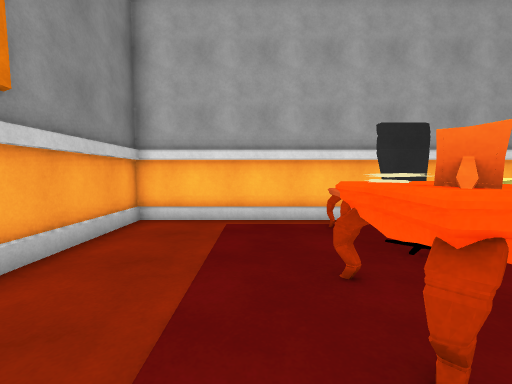
view 1 (above)

14 first-person views from a walk through a scene from a Unity 3-D project. The camera is 1.4 m above the floor, tilts 4° down and sees 90° across. The floor is counted in squares, 1 m on a side. Each view is taken from the middle of a square. On the plan, view 1 faces up. The plan holds only what a view shows up to about 13 squares ahead; the rest is blank. The place goes on beyond the plan. Some surface patterns are stand-ins.

view 2
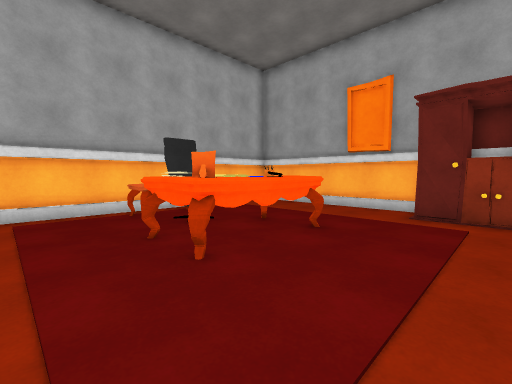

view 3
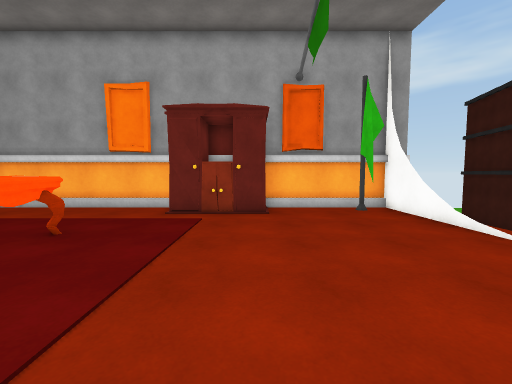

view 4
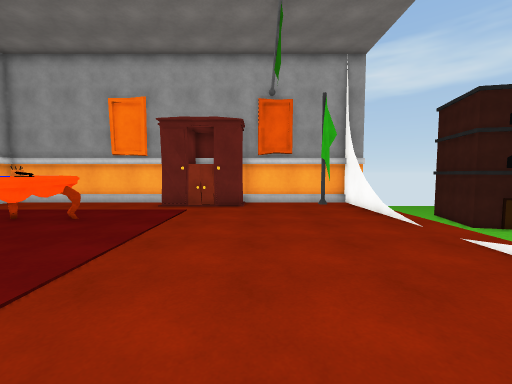

view 5
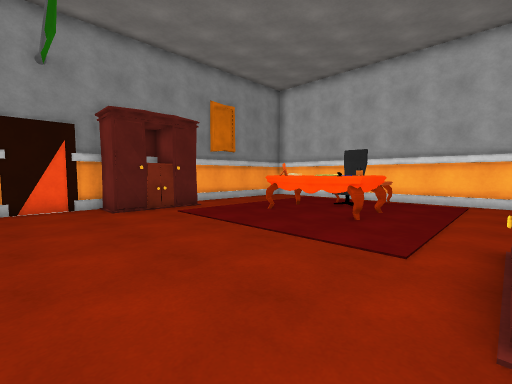

view 6
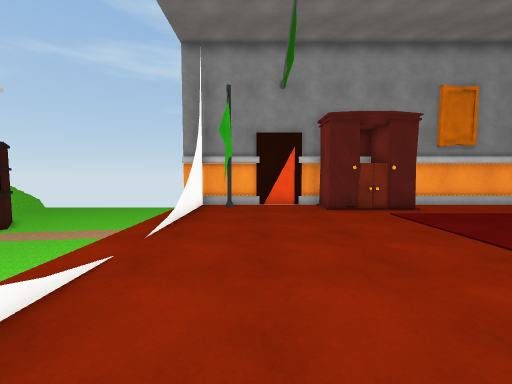

view 7
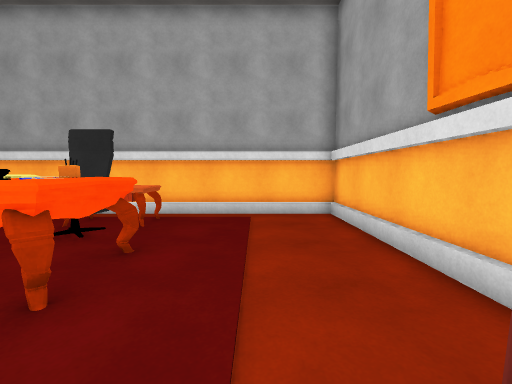

view 8
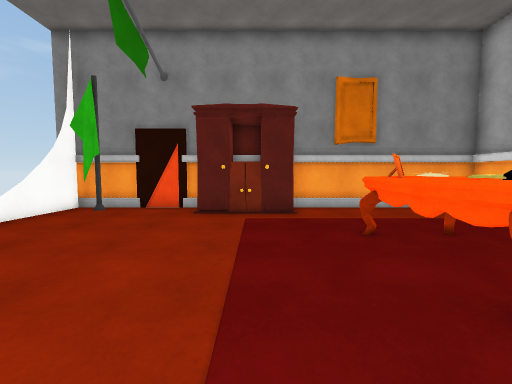

view 9
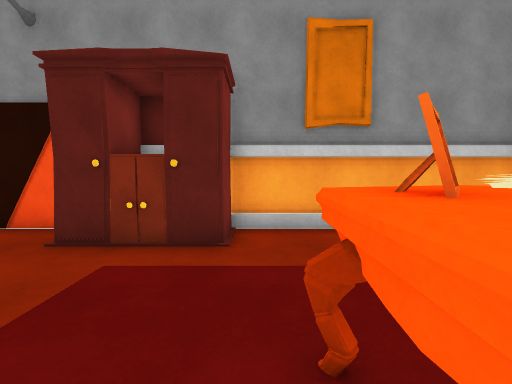

view 10
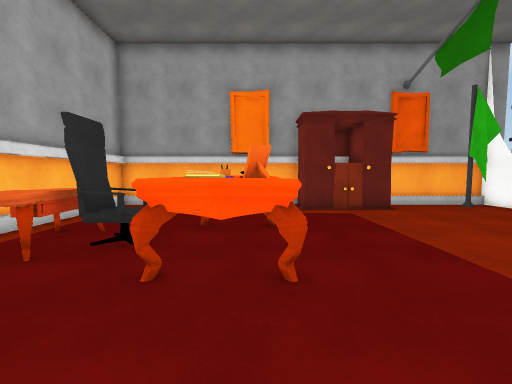

view 11
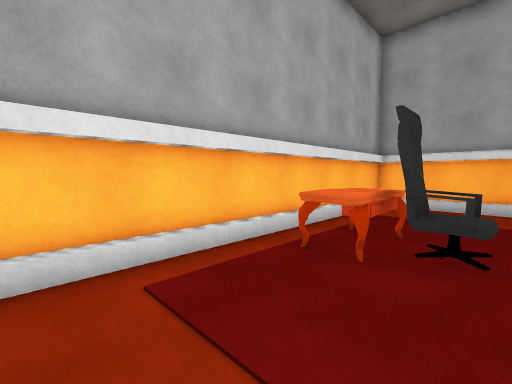

view 12
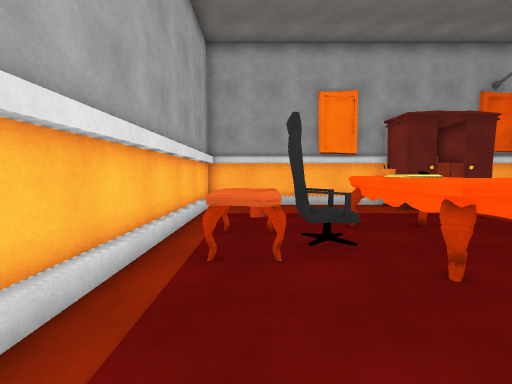

view 13
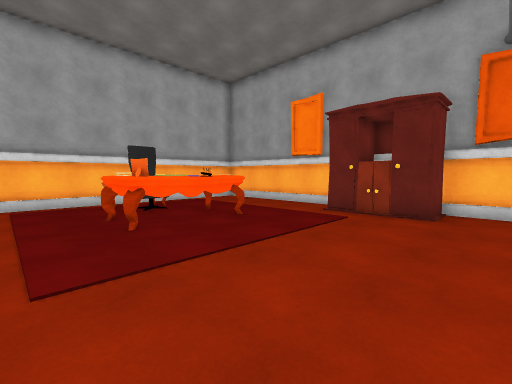

view 14
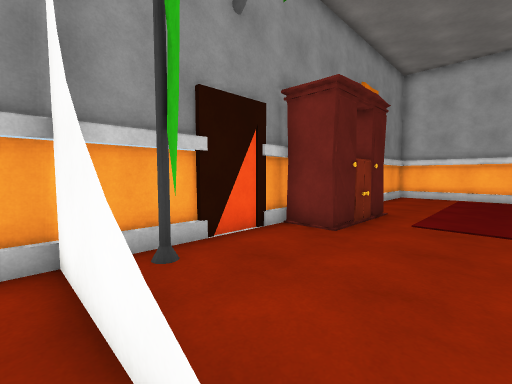

### Floor plan
Key: @ floor where view 1 was taken; # wall or solid block; . floor; = window, fence, low wall or low ledge; ^ raised ledge; O other object.
Columns run from 4 left of view 1 to 10 right of it. Each row starts with its distance up from view 1.
  8 ###############
  7 #......^......#
  6 #.....^^^.....#
  5 #......O......#
  4 #......O......#
  3 #....^^^^^....#
  2 #....^^^^^....#
  1 #.............#
  0 ###.@.......###
 -1   #.........#
 -2   #.........#
 -3 ###.........###
 -4 #.............#
 -5 #.............#
 -6 #.............#
 -7 ##...........##
 -8 ###=.......=###
 -9   ###..... ##

Where each view was taken, in squares from view 1:
view 1: 0 up, 0 right, facing up
view 2: 2 down, 1 left, facing up-right
view 3: 3 down, 1 left, facing right
view 4: 4 down, 3 left, facing right
view 5: 6 down, 8 right, facing up-left
view 6: 6 down, 8 right, facing left
view 7: 1 down, 7 right, facing up
view 8: 1 down, 7 right, facing left
view 9: 1 up, 3 right, facing left
view 10: 2 up, 2 left, facing right
view 11: 4 up, 2 left, facing up-right
view 12: 6 up, 2 left, facing right
view 13: 5 down, 1 left, facing up-right
view 14: 9 down, 1 right, facing up-left
